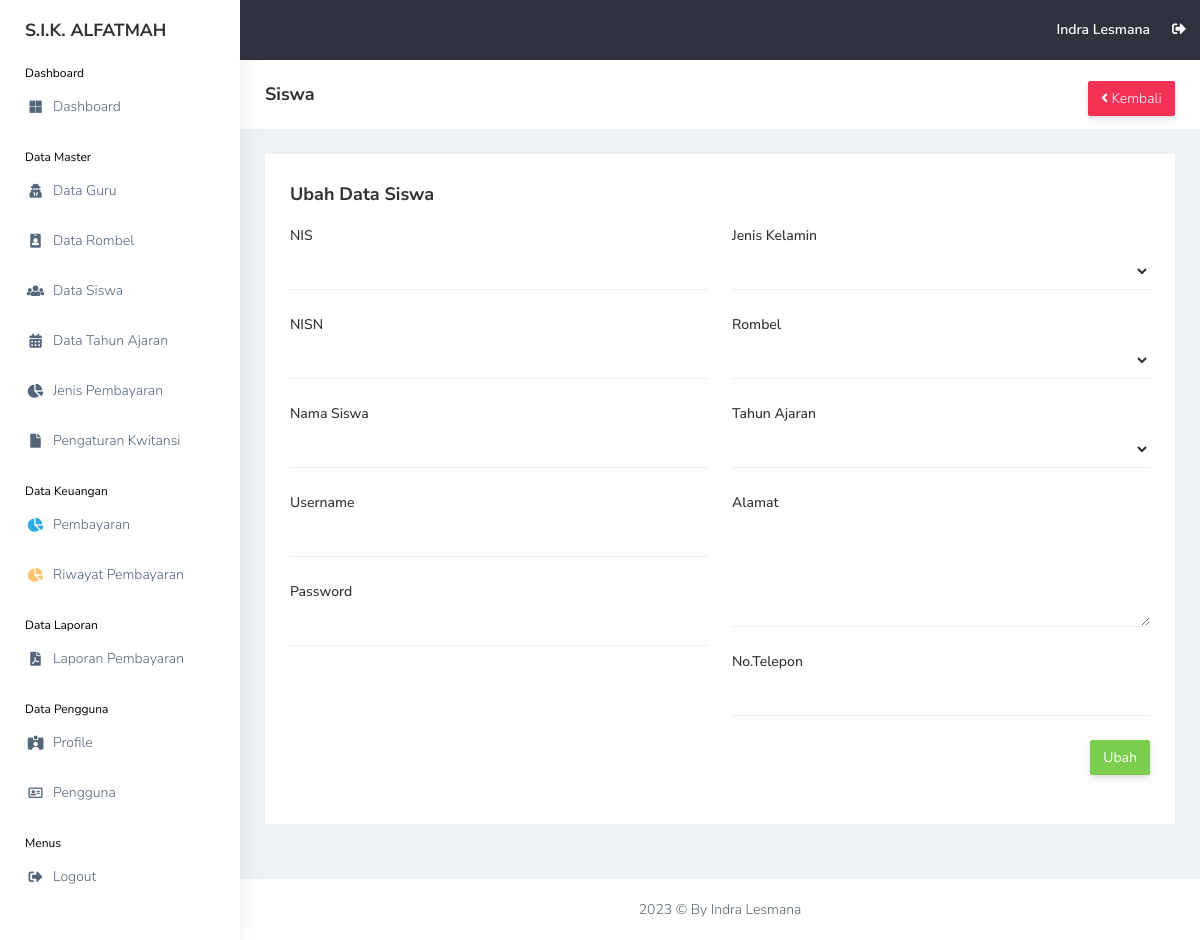
Before: /view_master/siswa_edit.php?id_siswa=5 (signed in) with the older database file.
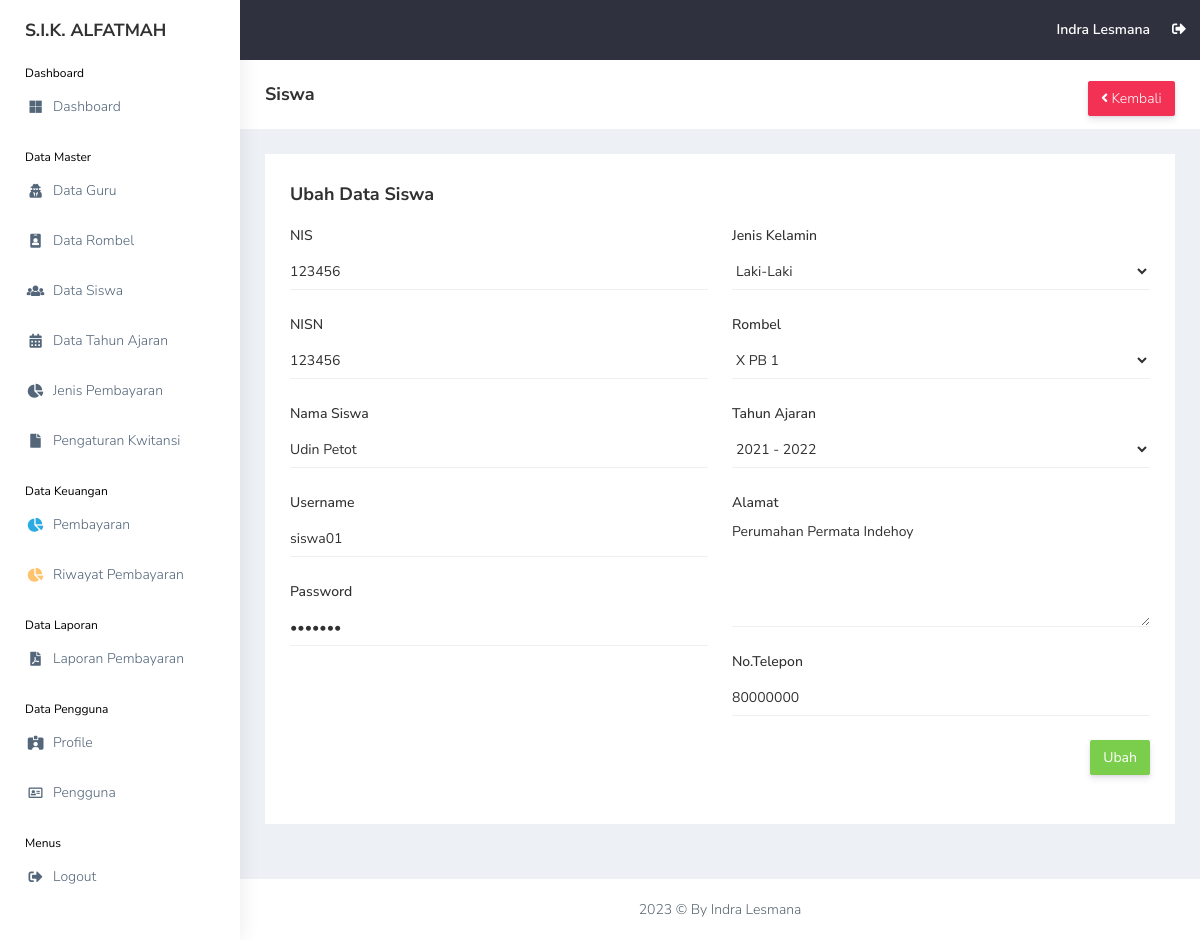
After: the same page with the newer database file.
### tables this page shows
CREATE TABLE `siswa` (
  `id_siswa` int(11) NOT NULL,
  `nis` int(11) NOT NULL,
  `nisn` int(11) NOT NULL,
  `nama_siswa` varchar(255) NOT NULL,
  `id_rombel` int(11) NOT NULL,
  `jk` varchar(20) NOT NULL,
  `alamat` text NOT NULL,
  `phone` varchar(20) NOT NULL,
  `username` varchar(255) NOT NULL,
  `password` varchar(255) NOT NULL,
  `gambar` varchar(255) NOT NULL,
  `id_tahun_ajaran` int(11) NOT NULL,
  `date_created` date NOT NULL,
  `is_active` int(11) NOT NULL
);

CREATE TABLE `rombel` (
  `id_rombel` int(11) NOT NULL,
  `rombel` varchar(255) NOT NULL,
  `id_guru` int(11) NOT NULL
);

CREATE TABLE `tahun_ajaran` (
  `id_tahun_ajaran` int(11) NOT NULL,
  `tahun_ajaran` varchar(50) NOT NULL
);

### functions.php (called while the page is built, shortened)
<?php
$conn = mysqli_connect("localhost", "root", "", "db_sika");
function query($query)
{
    global $conn;
    $result = mysqli_query($conn, $query);
    $rows = [];
    while ($row = mysqli_fetch_assoc($result)) {
        $rows[] = $row;
    }
    return $rows;
}

### view_master/siswa_edit.php (the view, shortened to what the changed rows need)
<?php
include "../templates/header.php";
$id_siswa = $_GET["id_siswa"];
$s = query(
    "SELECT * FROM siswa
    INNER JOIN rombel ON rombel.id_rombel = siswa.id_rombel
    INNER JOIN tahun_ajaran ON tahun_ajaran.id_tahun_ajaran = siswa.id_tahun_ajaran
    INNER JOIN guru ON guru.id_guru = rombel.id_guru
    WHERE id_siswa = $id_siswa"
)[0];
$rombel = query("SELECT * FROM rombel");
$tahun_ajaran = query("SELECT * FROM tahun_ajaran");
?>
<div class="container-fluid">
    <div class="row">
        <div class="col-md-12 col-lg-12 col-sm-12">
            <div class="white-box">
                <form class="form-horizontal form-material" action="" method="POST">
                    <div class="row">
                        <div class="col-12 col-lg-6">
                            <div class="form-group mb-4">
                                <div class="col-md-12 border-bottom p-0">
                                    <input type="text" class="form-control p-0 border-0" value="<?= $s["nis"]; ?>"
                                        name="nis" />
                                </div>
                            </div>
                            <div class="form-group mb-4">
                                <div class="col-md-12 border-bottom p-0">
                                    <input type="text" class="form-control p-0 border-0" value="<?= $s["nisn"]; ?>"
                                        name="nisn" />
                                </div>
                            </div>
                            <div class="form-group mb-4">
                                <div class="col-md-12 border-bottom p-0">
                                    <input type="text" class="form-control p-0 border-0"
                                        value="<?= $s["nama_siswa"]; ?>" name="nama_siswa" />
                                </div>
                            </div>
                            <div class="form-group mb-4">
                                <div class="col-md-12 border-bottom p-0">
                                    <input type="text" class="form-control p-0 border-0" value="<?= $s["username"]; ?>"
                                        name="username" />
                                </div>
                            </div>
                            <div class="form-group mb-4">
                                <div class="col-md-12 border-bottom p-0">
                                    <input type="password" class="form-control p-0 border-0"
                                        value="<?= $s["password"]; ?>" name="password" />
                                </div>
                            </div>
                        </div>
                        <div class="col-12 col-lg-6">
                            <div class="form-group mb-4">
                                <div class="col-sm-12 border-bottom">
                                    <select class="form-select shadow-none p-0 border-0 form-control-line" name="jk">
                                        <option value="<?= $s["jk"] ?>"><?= $s["jk"] ?></option>
                                        <option value="Laki-Laki">Laki-Laki</option>
                                    </select>
                                </div>
                            </div>
                            <div class="form-group mb-4">
                                <div class="col-sm-12 border-bottom">
                                    <select class="form-select shadow-none p-0 border-0 form-control-line"
                                        name="id_rombel">
                                        <option value="<?= $s["id_rombel"] ?>"><?= $s["rombel"] ?></option>
                                        <?php foreach ($rombel as $r): ?>
                                            <option value="<?= $r["id_rombel"]; ?>"><?= $r["rombel"]; ?></option>
                                        <?php endforeach; ?>
                                    </select>
                                </div>
                            </div>
                            <div class="form-group mb-4">
                                <div class="col-sm-12 border-bottom">
                                    <select class="form-select shadow-none p-0 border-0 form-control-line"
                                        name="id_tahun_ajaran">
                                        <option value="<?= $s["id_tahun_ajaran"] ?>"><?= $s["tahun_ajaran"] ?></option>
                                        <?php foreach ($tahun_ajaran as $ta): ?>
                                            <option value="<?= $ta["id_tahun_ajaran"]; ?>"><?= $ta["tahun_ajaran"]; ?>
                                            </option>
                                        <?php endforeach; ?>
                                    </select>
                                </div>
                            </div>
                            <div class="form-group mb-4">
                                <label class="col-md-12 p-0">Alamat</label>
                                <div class="col-md-12 border-bottom p-0">
                                    <textarea rows="5" class="form-control p-0 border-0"
                                        name="alamat"><?= $s["alamat"]; ?></textarea>
                                </div>
                            </div>
                            <div class="form-group mb-4">
                                <div class="col-md-12 border-bottom p-0">
                                    <input type="text" class="form-control p-0 border-0" value="<?= $s["phone"]; ?>"
                                        name="phone" />
                                </div>
                            </div>
                        </div>
                    </div>
                </form>
            </div>
        </div>
    </div>
</div>
<?php
include "../templates/footer.php";
?>

Changed rows visible on the page:
now on this page (row edited): siswa: nis "123456", nisn "123456", nama_siswa "Udin Petot", username "siswa01", jk "Laki-Laki", id_rombel "X PB 1", id_tahun_ajaran "2021 - 2022", alamat "Perumahan Permata Indehoy", phone "80000000"
